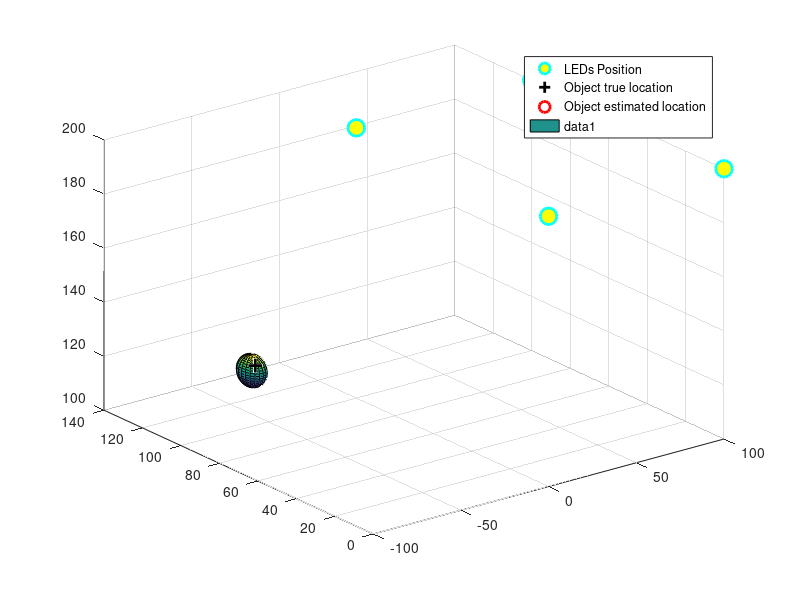

Write MATLAB code to recreate this figure. (Note: this script raises an error after producing the figure.)
% Simulation method : RSS + Trilateration 3D
clc; clf; clear; close all;
L1 = [0, 0, 200];
L2 = [0, 100, 200];
L3 = [100, 100, 200];
L4 = [100, 0, 200];
LedPos=[L1;L2;L3;L4]; % position of 4 LEDs
imageSize = 400;
DisEr=zeros(100,1);
num = 20; % number of test

pic_num = 1; % In order to create the gif

for i=1:num
    x = (imageSize-50)*rand(1) - (imageSize-50)/2; 
    y = (imageSize-50)*rand(1) - (imageSize-50)/2; 
    z = (imageSize-10)/4*rand(1) + imageSize/4; 
    Coord_sim=[x y z]; % Coordiantion of simulation
        
    d1 = sqrt(x.^2+y.^2+(z-200).^2)+5*randn-.5;
    d2 = sqrt(x.^2+(y-100).^2+(z-200).^2)+5*randn-.5;
    d4 = sqrt(y.^2+(x-100).^2+(z-200).^2)+5*rand(1)-.5;
    d3 = sqrt((x-100).^2+(y-100).^2+(z-200).^2)+5*rand(1)-.5;
    
%     d1 = sqrt(x.^2+y.^2+(z-200).^2);
%     d2 = sqrt(x.^2+(y-100).^2+(z-200).^2);
%     d4 = sqrt(y.^2+(x-100).^2+(z-200).^2);
%     d3 = sqrt((x-100).^2+(y-100).^2+(z-200).^2);
    
    d = [d1 d2 d3 d4];

    y1 = (d1.^2+100.^2-d2.^2)/200; %intersection betweenn 1 & 2 & 4
    x1 = (d1.^2+100.^2-d4.^2)/200;
    z1 = 200-sqrt(d1.^2-x1.^2-y1.^2);
    L(1) = real(x1);
    M(1) = real(y1);
    N(1) = real(z1);
    P1 = [x1,y1,z1];
    
    x2 = (100.^2-d4.^2+d1.^2)/200;     %1&3&4
    y2 = (100.^2+d4.^2-d3.^2)/200;
    z2 = 200-sqrt(d1.^2-x2.^2-y2.^2);
    L(2) = real(x2);
    M(2) = real(y2);
    N(2) = real(z2);
    P2 = [x2,y2,z2];
%     
    x3 = (100.^2+d2.^2-d3.^2)/200;     %1&2&3
    y3 = (100.^2+d1.^2-d2.^2)/200;
    z3 = 200-sqrt(d1.^2-x3.^2-y3.^2);
    L(3) = real(x3);
    M(3) = real(y3);
    N(3) = real(z3);
    P3 = [x3,y3,z3];
    
    x4 = (100.^2+d2.^2-d3.^2)/200;     %2&3&4
    y4 = (100.^2+d4.^2-d3.^2)/200;
    z4 = 200-sqrt(d1.^2-x4.^2-y4.^2);
    L(4) = real(x4);
    M(4) = real(y4);
    N(4) = real(z4);
    P4= [x4,y4,z4];
         
    X=[mean(L) mean(M) mean(N)];
                
    f(1)=figure(1);
    clf
    plot3(LedPos(:,1),LedPos(:,2),LedPos(:,3),'co','MarkerSize',12,'lineWidth',2,'MarkerFaceColor','y');
    grid on
    hold on
    plot3(x,y,z,'k+','MarkerSize',10,'lineWidth',2,'MarkerFaceColor','k');
    
    x=X(:,1);
    y=X(:,2);
    z=X(:,3);
    
    plot3(x,y,z,'ro','MarkerSize',12,'lineWidth',2);
    legend(  'LEDs Position','Object true location','Object estimated location',...
                   'Location','Best');
               
    [x_e,y_e,z_e] = ellipsoid(x,y,z,6,6,6);
    Ellipsoide = surf(x_e,y_e,z_e);
    alpha 0.3;
    Ellipsoide.EdgeColor = 'none';   
          
    % Compute the Root Mean Squred Error
    Err = abs(mean(sqrt(sum((X-Coord_sim).^2))));
    DisEr(i,:)=[Err];
    i = i+1;
    title(['Mean Estimation error is ',num2str(Err),' cm']);
    axis([50-imageSize/2-5 50+imageSize/2+5 50-imageSize/2-5 50+imageSize/2+5 0-5 imageSize/2+5]);
%     axis equal;
    
    pause(0.01);
          
    % In order to create the gif
    F=getframe(gcf);
    I=frame2im(F);     
    [I,map]=rgb2ind(I,256);
     if pic_num == 1
         imwrite(I,map,'Simulation_3D.gif','gif','Loopcount',inf,'DelayTime',0.5);
     else
         imwrite(I,map,'Simulation_3D.gif','gif','WriteMode','append','DelayTime',0.5);
     end
 
     pic_num = pic_num + 1;
end 

meanErr = real(mean(DisEr))*100/num
